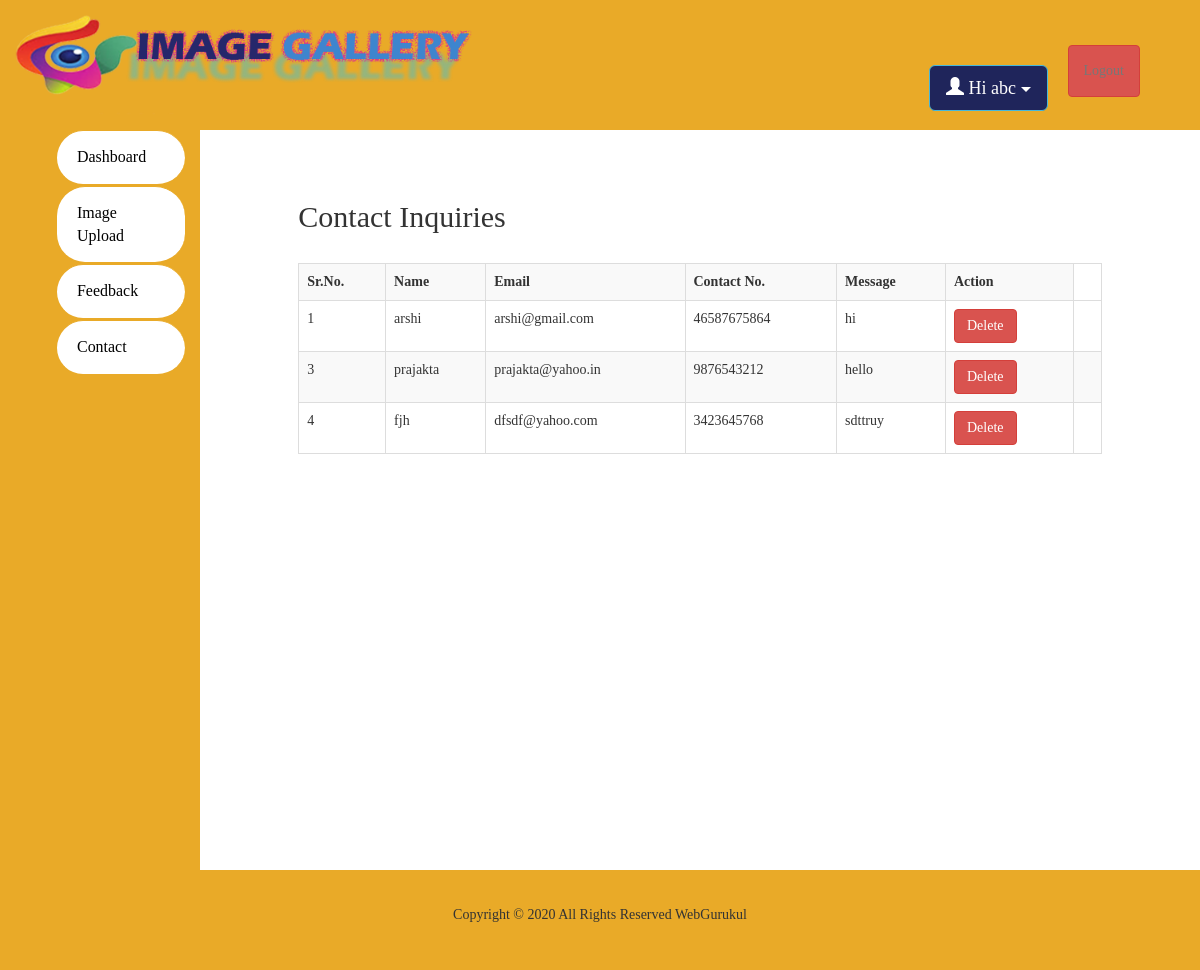
Page /admin/contact.php (signed in) on the committed database.
### tables this page shows
CREATE TABLE `contact` (
  `c_id` int(11) NOT NULL,
  `c_name` varchar(255) NOT NULL,
  `c_email` varchar(255) NOT NULL,
  `c_contact` bigint(15) NOT NULL,
  `c_message` varchar(255) NOT NULL
);

### admin/contact.php (the view, shortened to what this page needs)
<?php
  $con = new mysqli('localhost','root','','gallery');
  $query = "SELECT * FROM contact";
  $result = $con->query($query);
 ?>
<!DOCTYPE html>
<html lang="en">
  <head>
    <link href="css/bootstrap.min.css" rel="stylesheet">
    <link rel="stylesheet" href="css/style.css">
  </head>
  <body>
    <nav class="navbar navbar-default">
      <div class="container-fluid">
        <div class="navbar-header">
          <a class="navbar-brand" href="#"><img src="img/logo.png" alt="" width="80%"></a>
        </div>
        <div class="collapse navbar-collapse" id="bs-example-navbar-collapse-1">
          <ul class="nav navbar-nav navbar-right">
            <li class="dropdown">
              <div class="btn-group">
               <button type="button" class="btn btn-info dropdown-toggle btn-lg" data-toggle="dropdown" aria-haspopup="true" aria-expanded="false"><span class="glyphicon glyphicon-user" aria-hidden="true"></span>
               Hi <?php echo $_SESSION['name'];?> <span class="caret"></span></button></a>
            </div>
            </li>
            <li> <a class="btn btn-danger" href="logout.php" role="button">Logout</a></li>
          </ul>
        </div>
      </div>
    </nav>
    <div class="container-fluid">
      <div class="row">
        <div class="col-md-12">
          <div class="row">
          <div class="col-md-2 sidebar">
            <ul>
              <li><a href="index.php">Dashboard</a></li>
              <li><a href="image-upload.php">Image Upload</a></li>
              <li><a href="feedback.php">Feedback</a></li>
              <li><a href="contact.php">Contact</a></li>
            </ul>
          </div>
              <div class="col-md-10">
               <div class="row">
                <div class="col-md-12">
                  <div class="row">
                    <div class="col-md-1"></div>
                    <div class="col-md-10" style="padding-top: 50px;">
                      <h2 style="padding-bottom: 20px;">Contact Inquiries</h2>
                      <div class="table-responsive">
                      <table class="table table-bordered table-striped" style="width:100%;">
                        <tr>
                          <th>Sr.No.</th>
                          <th>Name</th>
                          <th>Email</th>
                          <th>Contact No.</th>
                          <th>Message</th>
                          <th>Action</th>
                        </tr>
                        <?php
                        while ($data = $result->fetch_object()) {
                          echo "<tr>";
                            echo "<td> $data->c_id";
                            echo "<td> $data->c_name";
                            echo "<td> $data->c_email";
                            echo "<td> $data->c_contact";
                            echo "<td> $data->c_message";
                            echo "<td>";
                            echo " <a href='cdelete.php?id=$data->c_id' type='button' class='btn btn-danger'>Delete</a>";
                            echo "<td>";
                          echo "</tr>";
                        }
                       ?>
                      </table>
                    </div>
                    </div>
                    <div class="col-md-1"></div>
                  </div>
                </div>
               </div>
             </div>
            </div>
          </div>
        </div>
      </div>
     <div class="container-fluid" style="padding: 0;">
       <div class="footer text-center">
         <p>Copyright &copy; 2020 All Rights Reserved WebGurukul</p>
       </div>
     </div>
  </body>
</html>

### admin/css/style.css (style rules this page uses)
body { font-family: verdana; }
.navbar { margin-bottom: 0;border-radius: 0; }
.navbar-brand { height: auto; }
.navbar-default { background-color: #E9AA28;border: none; }
.navbar-nav { margin-top: 45px;margin-right: 30px; }
.navbar-nav li .btn-danger { margin-left: 20px; }
.btn-info { background-color: #1F255B; }
.sidebar { background-color: #E9AA28;min-height: 740px; }
.row .sidebar li a { text-decoration: none;color: #000;font-size: 1.14em; }
.row .sidebar li { padding: 15px 20px; border-left: 2px solid #E9AA28; border-top: 1px solid #E9AA28; border-bottom: 2px solid #E9AA28; background-color: #fff; border-radius: 30px; }
.row .sidebar ul { list-style: none; }
button { width: 100%;margin-top: 20px; }
.footer { background-color: #E9AA28;padding: 35px 0; }

### rows in the picture
contact: c_id "1", c_name "arshi", c_email "arshi@gmail.com", c_contact "46587675864", c_message "hi"
contact: c_id "3", c_name "prajakta", c_email "prajakta@yahoo.in", c_contact "9876543212", c_message "hello"
contact: c_id "4", c_name "fjh", c_email "dfsdf@yahoo.com", c_contact "3423645768", c_message "sdttruy"

### other values in the picture
$_SESSION['name'] "abc"
